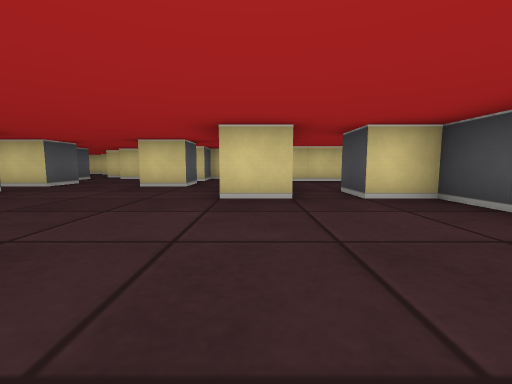
View 1 (above)

23 first-person views from a walk through a cub3D ray-caster map. The camera is about half as high as the walls, tilts 6° down and sees 90° across. The floor is counted in squares. Each view is taken from the middle of a square. On the plan, view 1 faces up. The plan holds only what a view shows up to about 9 squares ahead; the rest is blank.

View 2
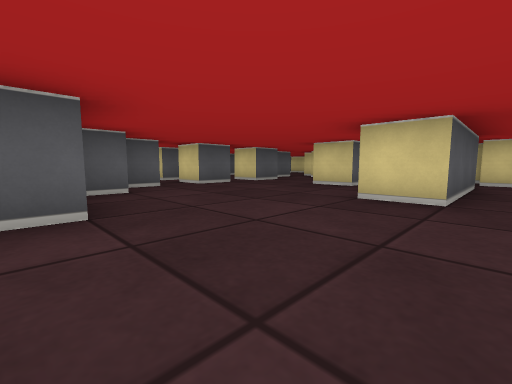

View 3
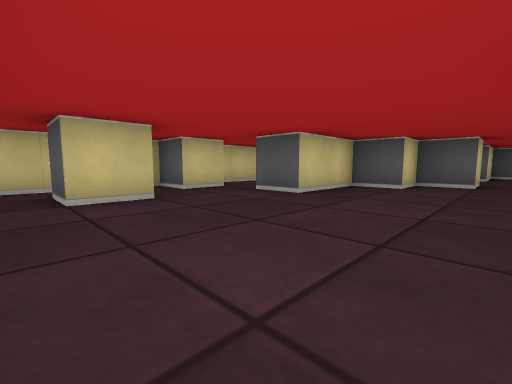

View 4
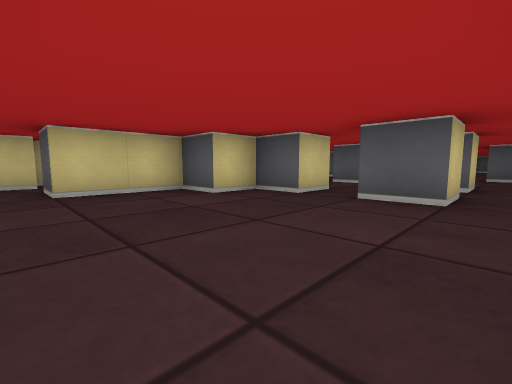

View 5
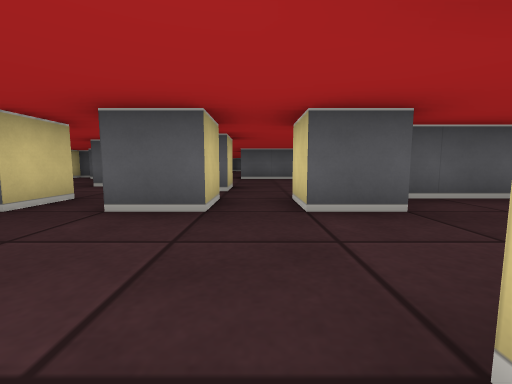

View 6
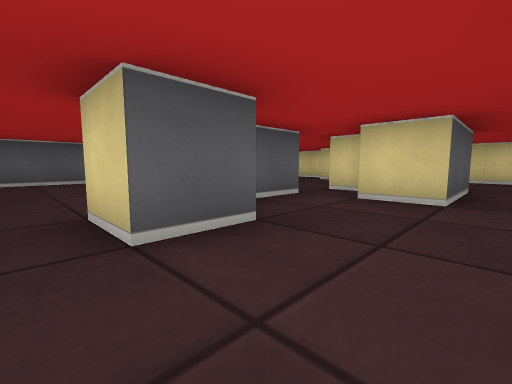

View 7
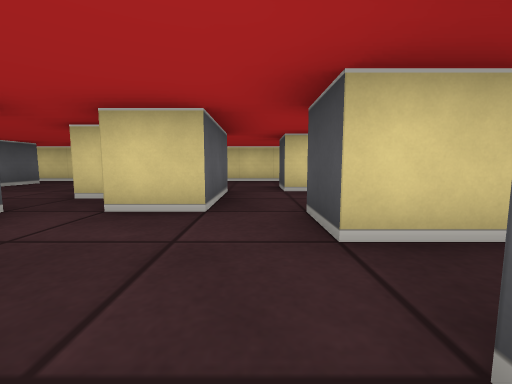

View 8
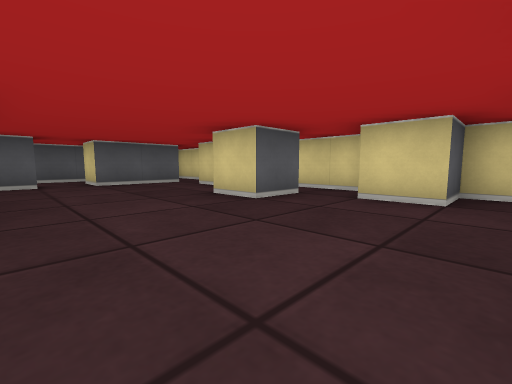

View 9
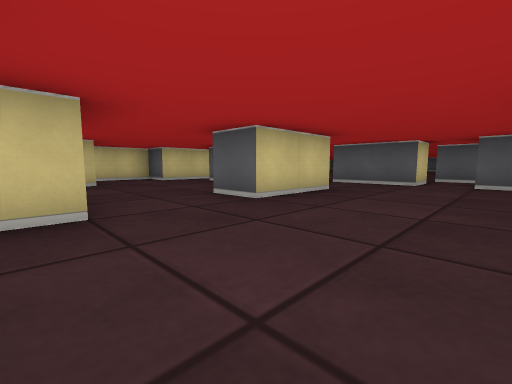

View 10
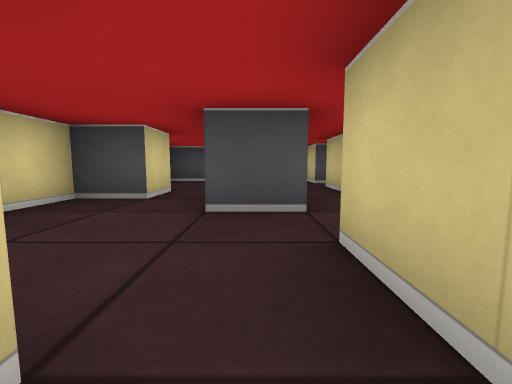

View 11
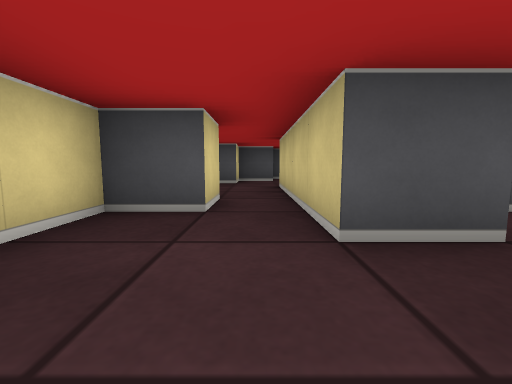

View 12
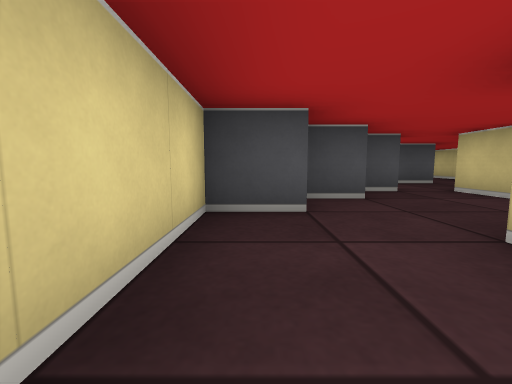

View 13
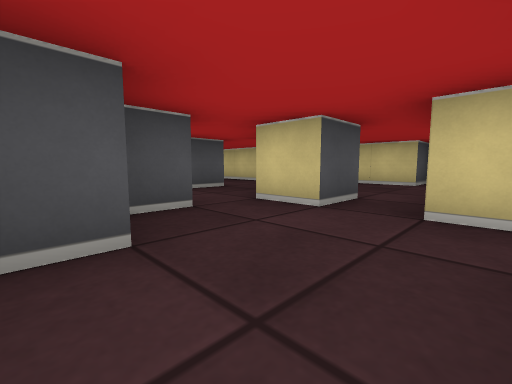

View 14
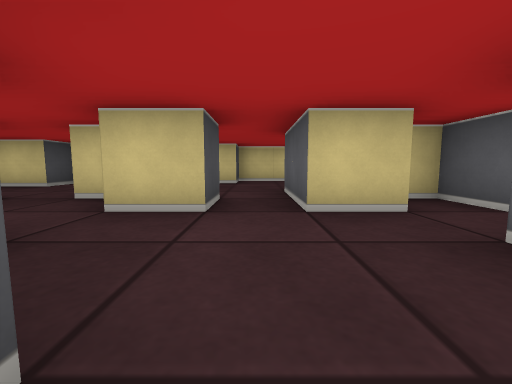

View 15
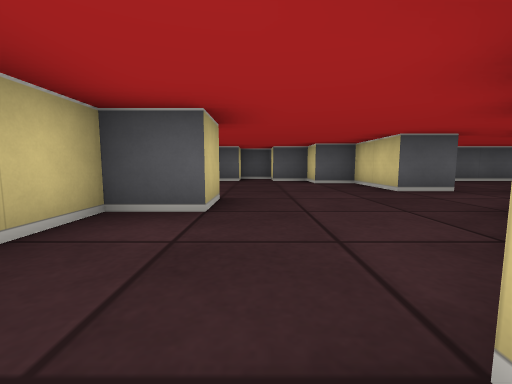

View 16
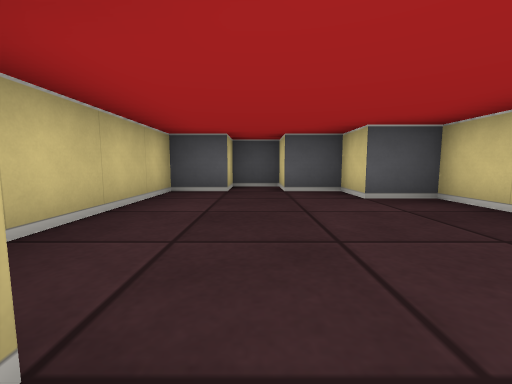

View 17
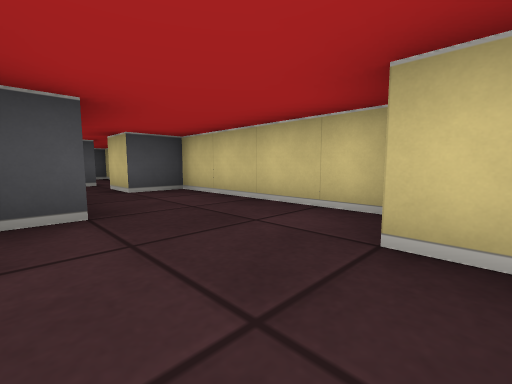

View 18
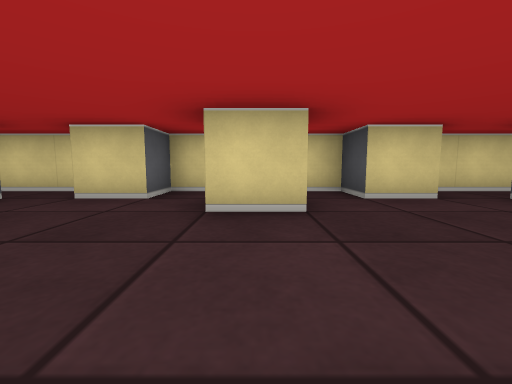

View 19
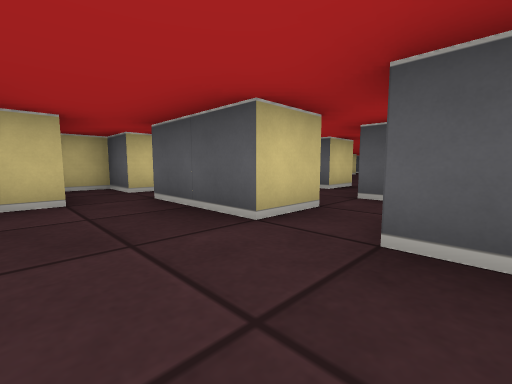

View 20
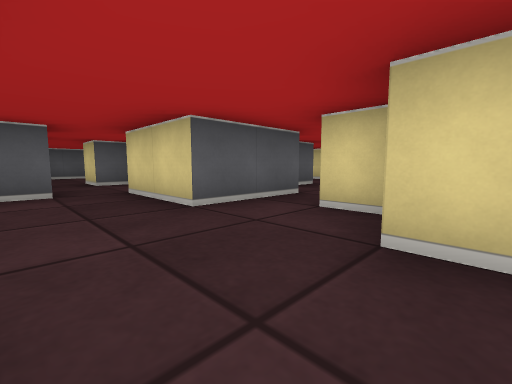

View 21
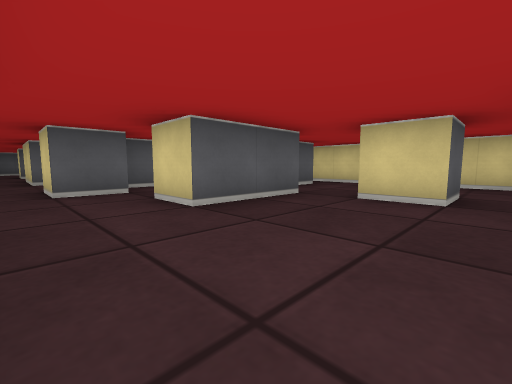

View 22
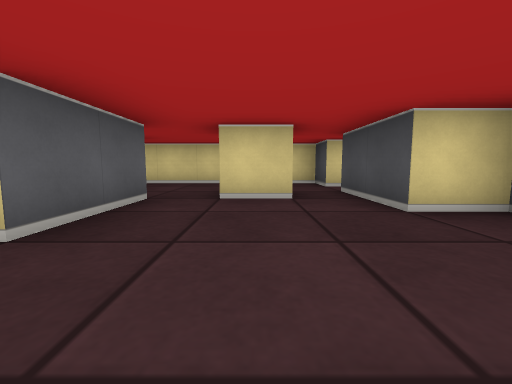

View 23
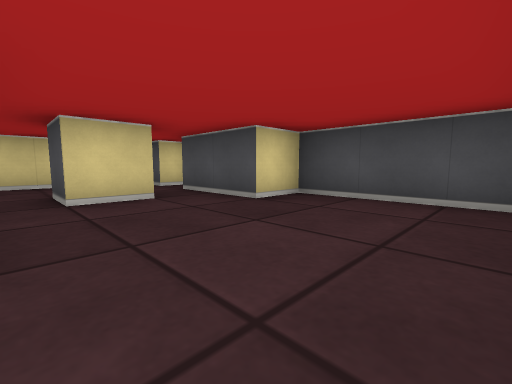

### Floor plan
Key: @ floor where view 1 was taken; # wall or solid block; . floor.
Columns run from 16 left of view 1 to 12 right of it. Each row starts with its distance up from view 1.
 14   ##################  ######
 13    ..#...#.....#...## .....#
 12    #...#...#........###.....
 11  # #..........####...#...#.#
 10  #.........##..........#...##
  9 ...#........#..##.#.#..#....#
  8 #  #..##..#...#####.##......#
  7    ..##...#.................#
  6    #.#....##..#.#..... .##
  5    ###..........#...##
  4      ....#.#....#.###
  3      ##............#
  2      ####..#.......
  1      ##....##......
  0     ##......###.@..
 -1     #............#.
 -2     ##....#....#....#
 -3      ################

Where each view was taken, in squares from view 1:
view 1: 0 up, 0 right, facing up
view 2: 0 up, 1 right, facing up-left
view 3: 3 up, 2 right, facing down-left
view 4: 5 up, 1 left, facing down-left
view 5: 5 up, 2 left, facing left
view 6: 5 up, 3 left, facing up-left
view 7: 6 up, 3 left, facing up
view 8: 9 up, 6 left, facing up-left
view 9: 11 up, 6 left, facing down-left
view 10: 11 up, 5 left, facing right
view 11: 12 up, 4 left, facing right
view 12: 13 up, 0 right, facing right
view 13: 12 up, 2 right, facing down-right
view 14: 12 up, 3 right, facing down
view 15: 1 down, 3 left, facing left
view 16: 1 down, 6 left, facing left
view 17: 0 up, 6 left, facing down-right
view 18: 9 up, 9 left, facing up
view 19: 11 up, 11 left, facing down-left
view 20: 6 up, 5 right, facing up-left
view 21: 7 up, 10 right, facing up-left
view 22: 7 up, 9 right, facing up
view 23: 7 up, 8 right, facing up-right
